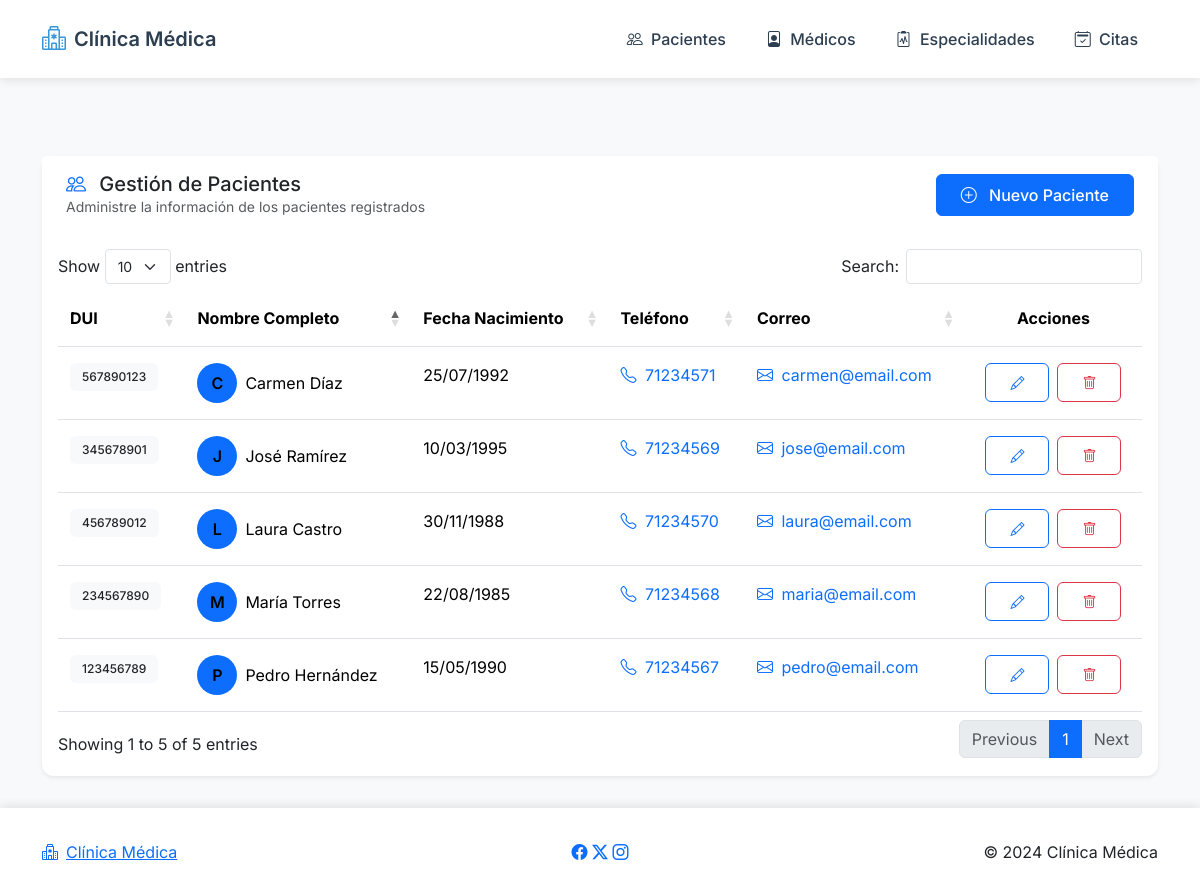
The app's page /index.php?controller=paciente&action=index with its own data.
### tables this page shows
CREATE TABLE pacientes (
    id_paciente INT AUTO_INCREMENT NOT NULL,
    nombre_completo VARCHAR(100) NOT NULL,
    fecha_nacimiento DATE NOT NULL,
    dui VARCHAR(9) NOT NULL UNIQUE,
    telefono VARCHAR(8) NOT NULL,
    correo VARCHAR(100),
    direccion VARCHAR(200),
    estado TINYINT(1) DEFAULT 1,
    fecha_registro TIMESTAMP DEFAULT CURRENT_TIMESTAMP,
    PRIMARY KEY (id_paciente)
);

### Controladores/PacienteController.php (called while the page is built, shortened)
<?php
require_once 'Modelos/Paciente.php';
class PacienteController {
    private $pacienteModel;
    public function __construct() {
        $this->pacienteModel = new Paciente();
    }
    public function index() {
        $pacientes = $this->pacienteModel->leer();
        require_once 'Vistas/pacientes/listar.php';
    }
}

### Modelos/Paciente.php (called while the page is built, shortened)
<?php
require_once 'config/Database.php';
class Paciente {
    private $conn;
    private $table_name = "pacientes";
    public function __construct() {
        $database = new Database();
        $this->conn = $database->getConnection();
    }
    public function leer() {
        $query = "SELECT * FROM " . $this->table_name . " WHERE estado = 1 ORDER BY nombre_completo";
        $stmt = $this->conn->prepare($query);
        $stmt->execute();
        return $stmt;
    }
}

### config/Database.php (called while the page is built, shortened)
<?php
class Database {
    private $host = 'localhost';
    private $db_name = 'l2_clinicaab123456';
    private $username = 'root';
    private $password = '';
    public function getConnection() {
        $this->conn = null;
        try {
            $this->conn = new PDO(
                "mysql:host=" . $this->host . ";dbname=" . $this->db_name,
                $this->username,
                $this->password
            );
            $this->conn->setAttribute(PDO::ATTR_ERRMODE, PDO::ERRMODE_EXCEPTION);
            $this->conn->exec("set names utf8");
        } catch(PDOException $e) {
            echo "Error de conexión: " . $e->getMessage();
        }
        return $this->conn;
    }
}

### Vistas/pacientes/listar.php (the view, shortened to what this page needs)
<?php require_once 'Vistas/templates/header.php'; ?>
<div class="container mt-5">
    <div class="row">
        <div class="col-12">
            <div class="card border-0 shadow-sm">
                <div class="card-header bg-white py-3">
                    <div class="d-flex justify-content-between align-items-center">
                        <div>
                            <h5 class="mb-0">
                                <i class="bi bi-people me-2 text-primary"></i>
                                Gestión de Pacientes
                            </h5>
                            <p class="text-muted small mb-0">Administre la información de los pacientes registrados</p>
                        </div>
                        <a href="index.php?controller=paciente&action=crear"
                           class="btn btn-primary">
                            <i class="bi bi-plus-circle me-2"></i>
                            Nuevo Paciente
                        </a>
                    </div>
                </div>
                <div class="card-body">
                    <div class="table-responsive">
                        <table id="tablaPacientes" class="table table-hover">
                            <thead>
                                <tr>
                                    <th>DUI</th>
                                    <th>Nombre Completo</th>
                                    <th>Fecha Nacimiento</th>
                                    <th>Teléfono</th>
                                    <th>Correo</th>
                                    <th class="text-center">Acciones</th>
                                </tr>
                            </thead>
                            <tbody>
                                <?php while ($row = $pacientes->fetch(PDO::FETCH_ASSOC)): ?>
                                    <tr>
                                        <td>
                                            <span class="badge bg-light text-dark">
                                                <?php echo htmlspecialchars($row['dui']); ?>
                                            </span>
                                        </td>
                                        <td>
                                            <div class="d-flex align-items-center">
                                                <div class="avatar-circle bg-primary me-2">
                                                    <?php echo strtoupper(substr($row['nombre_completo'], 0, 1)); ?>
                                                </div>
                                                <?php echo htmlspecialchars($row['nombre_completo']); ?>
                                            </div>
                                        </td>
                                        <td><?php echo date('d/m/Y', strtotime($row['fecha_nacimiento'])); ?></td>
                                        <td>
                                            <a href="tel:<?php echo $row['telefono']; ?>" class="text-decoration-none">
                                                <i class="bi bi-telephone me-1"></i>
                                                <?php echo htmlspecialchars($row['telefono']); ?>
                                            </a>
                                        </td>
                                        <td>
                                            <a href="mailto:<?php echo $row['correo']; ?>" class="text-decoration-none">
                                                <i class="bi bi-envelope me-1"></i>
                                                <?php echo htmlspecialchars($row['correo']); ?>
                                            </a>
                                        </td>
                                        <td>
                                            <div class="d-flex justify-content-center gap-2">
                                                <a href="index.php?controller=paciente&action=editar&id=<?php echo $row['id_paciente']; ?>"
                                                   class="btn btn-sm btn-outline-primary"
                                                   data-bs-toggle="tooltip"
                                                   title="Editar paciente">
                                                    <i class="bi bi-pencil"></i>
                                                </a>
                                                <button type="button"
                                                        class="btn btn-sm btn-outline-danger"
                                                        data-bs-toggle="modal"
                                                        data-bs-target="#deleteModal<?php echo $row['id_paciente']; ?>"
                                                        title="Eliminar paciente">
                                                    <i class="bi bi-trash"></i>
                                                </button>
                                            </div>
                                        </td>
                                    </tr>
                                <?php endwhile; ?>
                            </tbody>
                        </table>
                    </div>
                </div>
            </div>
        </div>
    </div>
</div>
<?php require_once 'Vistas/templates/footer.php'; ?>

### public/css/UM18002_L2_ClaveX.css (style rules this page uses)
:root { --primary-color: #3498db; --success-color: #2ecc71; --info-color: #17a2b8; --warning-color: #f1c40f; --danger-color: #e74c3c; --border-radius: 6px; --transition: all 0.3s ease; }
body { font-family: "Inter", sans-serif; background-color: #f8f9fa; padding-top: 76px; }
.card { border: none; border-radius: 12px; box-shadow: 0 0.125rem 0.25rem rgba(0, 0, 0, 0.075); }
.card-header { background-color: white; border-bottom: none; padding: 1.5rem; }
.btn { padding: 0.5rem 1.5rem; font-weight: 500; border-radius: var(--border-radius); transition: var(--transition); }
.avatar-circle { width: 40px; height: 40px; border-radius: 50%; display: flex; align-items: center; justify-content: center; font-weight: 600; }
.table > :not(caption) > * > * { padding: 1rem 0.75rem; }
.badge { padding: 0.5rem 0.75rem; font-weight: 500; }

### records on screen
pacientes: dui "567890123", nombre_completo "C", nombre_completo "Carmen Díaz", fecha_nacimiento "25/07/1992", telefono "71234571", correo "carmen@email.com"
pacientes: dui "345678901", nombre_completo "J", nombre_completo "José Ramírez", fecha_nacimiento "10/03/1995", telefono "71234569", correo "jose@email.com"
pacientes: dui "456789012", nombre_completo "L", nombre_completo "Laura Castro", fecha_nacimiento "30/11/1988", telefono "71234570", correo "laura@email.com"
pacientes: dui "234567890", nombre_completo "M", nombre_completo "María Torres", fecha_nacimiento "22/08/1985", telefono "71234568", correo "maria@email.com"
pacientes: dui "123456789", nombre_completo "P", nombre_completo "Pedro Hernández", fecha_nacimiento "15/05/1990", telefono "71234567", correo "pedro@email.com"
